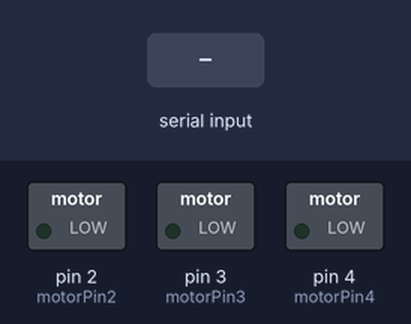
This sketch was run on a simulated Arduino Uno, built with avr-gcc and run on an emulated ATmega328P. Parts: switched loads named in the sketch (green lamp = pin HIGH). Inputs (shaded band) come from the test bench. Pins used as bus, display or sensor lines are not drawn.

Above: at 1.2 s.
1.3 s: "1" received over Serial
At 2.1 s:
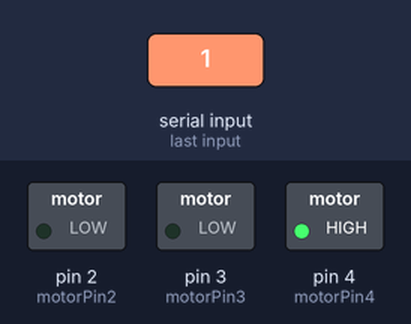
2.8 s: "0" received over Serial
At 3.2 s:
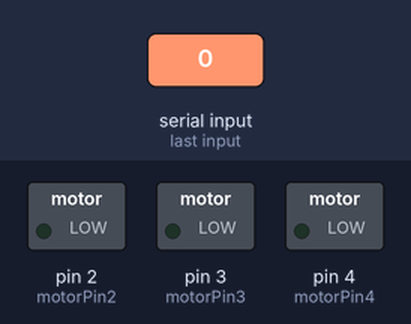
Timing chart, 0 to 5.8 s (numbered marks = the images above; inputs shaded):
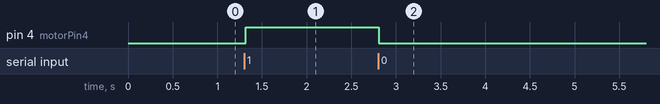

The sketch:

yeni_internettenkod5.ino
```cpp
int motorPin1 = 1; // 1. Bobinin bağlı olduğu pin
int motorPin2 = 2; // 2. Bobinin bağlı olduğu pin
int motorPin3 = 3; // 3. Bobinin bağlı olduğu pin
int motorPin4 = 4; // 4. Bobinin bağlı olduğu pinv
int delayTime = 5; // Bekleme süresi
void setup() {
pinMode(motorPin1,OUTPUT); // Bobinleri çıkış olarak tanımlıyoruz.
pinMode(motorPin2,OUTPUT); // Bobinleri çıkış olarak tanımlıyoruz.
pinMode(motorPin3,OUTPUT); // Bobinleri çıkış olarak tanımlıyoruz.
pinMode(motorPin4,OUTPUT); // Bobinleri çıkış olarak tanımlıyoruz.
Serial.begin(9600);

}
void loop() // Loop döngüsü
{
  if(Serial.available())
{
  int a=Serial.read();
  if(a=='1')
  {

digitalWrite(motorPin1,HIGH); // 1. Bobini 1 konumuna getiriyoruz.
digitalWrite(motorPin2,LOW); // 2. Bobini 0 konumuna getiriyoruz.
digitalWrite(motorPin3,LOW); // 3. Bobini 0 konumuna getiriyoruz.
digitalWrite(motorPin4,LOW); // 4. Bobini 0 konumuna getiriyoruz.
delay(delayTime);
digitalWrite(motorPin1,LOW); // 1. Bobini 0 konumuna getiriyoruz.
digitalWrite(motorPin2,HIGH); // 2. Bobini 1 konumuna getiriyoruz.
digitalWrite(motorPin3,LOW);// 3. Bobini 0 konumuna getiriyoruz.
digitalWrite(motorPin4,LOW); // 4. Bobini 0 konumuna getiriyoruz.
delay(delayTime); // Bekleme süresi
digitalWrite(motorPin1, LOW); // 1. Bobini 0 konumuna getiriyoruz.
digitalWrite(motorPin2, LOW); // 2. Bobini 0 konumuna getiriyoruz.
digitalWrite(motorPin3, HIGH); // 3. Bobini 1 konumuna getiriyoruz.
digitalWrite(motorPin4, LOW); // 4. Bobini 0 konumuna getiriyoruz.
delay(delayTime); // Bekleme süresi
digitalWrite(motorPin1, LOW); // 1. Bobini 0 konumuna getiriyoruz.
digitalWrite(motorPin2, LOW); // 2. Bobini 0 konumuna getiriyoruz.
digitalWrite(motorPin3, LOW); // 3. Bobini 0 konumuna getiriyoruz.
digitalWrite(motorPin4, HIGH); // 4. Bobini 1 konumuna getiriyoruz.
delay(delayTime); // Bekleme süresi
  }

else if(a=='0')
  {
digitalWrite(motorPin1, LOW); // 1. Bobini 0 konumuna getiriyoruz.
digitalWrite(motorPin2, LOW); // 2. Bobini 0 konumuna getiriyoruz.
digitalWrite(motorPin3, LOW); // 3. Bobini 0 konumuna getiriyoruz.
digitalWrite(motorPin4, HIGH); // 4. Bobini 1 konumuna getiriyoruz.
delay(delayTime); // Bekleme süresi
digitalWrite(motorPin1, LOW); //1. Bobini 0 konumuna getiriyoruz.
digitalWrite(motorPin2, LOW); // 2. Bobini 0 konumuna getiriyoruz.
digitalWrite(motorPin3, HIGH); // 3. Bobini 1 konumuna getiriyoruz.
digitalWrite(motorPin4, LOW); // 4. Bobini 0 konumuna getiriyoruz.
delay(delayTime); // Bekleme süresi
digitalWrite(motorPin1, LOW); // 1. Bobini 0 konumuna getiriyoruz.
digitalWrite(motorPin2, HIGH); // 2. Bobini 1 konumuna getiriyoruz.
digitalWrite(motorPin3, LOW); // 3. Bobini 0 konumuna getiriyoruz.
digitalWrite(motorPin4, LOW); // 4. Bobini 0 konumuna getiriyoruz.
delay(delayTime); // Bekleme süresi
digitalWrite(motorPin1, HIGH); // 1. Bobini 1 konumuna getiriyoruz.
digitalWrite(motorPin2, LOW); // 2. Bobini 0 konumuna getiriyoruz.
digitalWrite(motorPin3, LOW); // 3. Bobini 0 konumuna getiriyoruz.
digitalWrite(motorPin4, LOW); // 4. Bobini 0 konumuna getiriyoruz.
delay(delayTime); // Bekleme süresi
  }
  else if(a=='2')
  {
digitalWrite(motorPin1, LOW); // 1. Bobini 0 konumuna getiriyoruz.
digitalWrite(motorPin2, LOW); // 2. Bobini 0 konumuna getiriyoruz.
digitalWrite(motorPin3, LOW); // 3. Bobini 0 konumuna getiriyoruz.
digitalWrite(motorPin4, LOW); // 4. Bobini 0 konumuna getiriyoruz.
  }
}


}
```

Measured:
- after the input at 1.3 s, pin 4 (motorPin4): LOW → HIGH at once
- after the input at 2.8 s, pin 4 (motorPin4): HIGH → LOW at once
